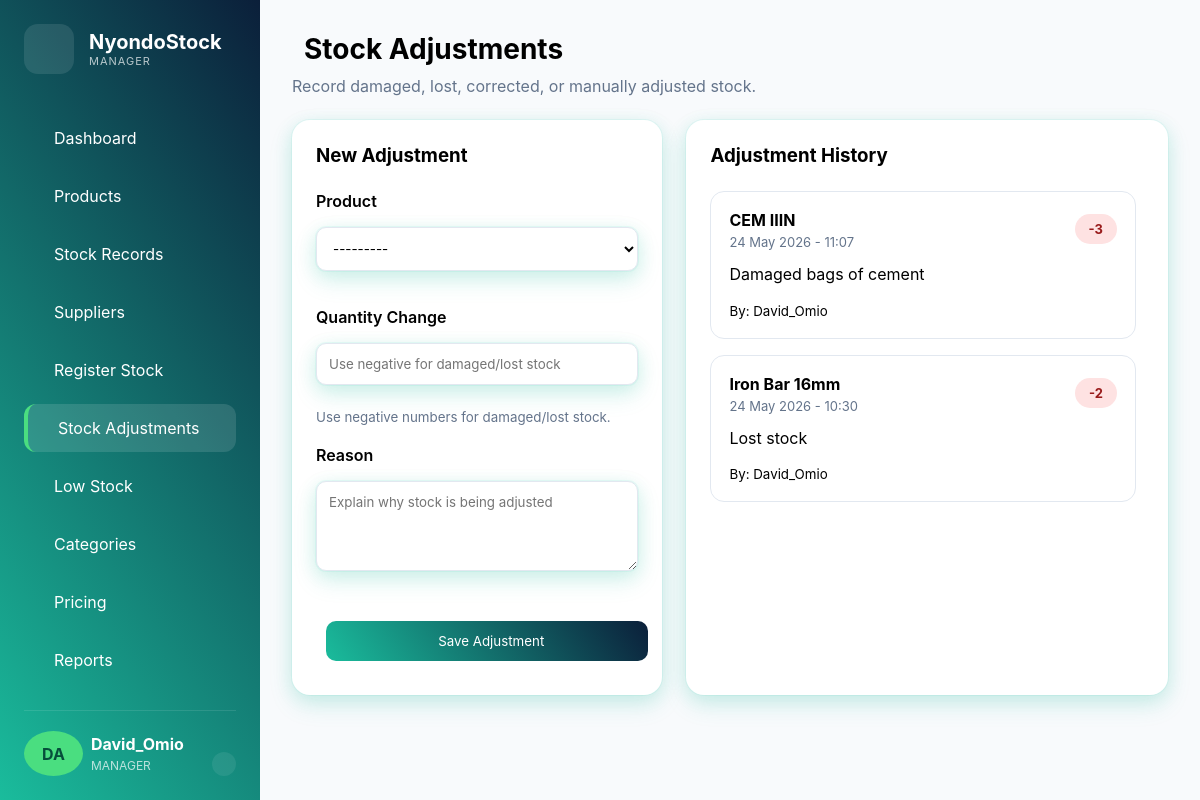
Page /stock_adjustments/ (signed in) on the committed database.
### inventory_app/models.py (models this page shows, shortened)
class StockAdjustment(models.Model):
    product = models.ForeignKey(Product, on_delete=models.CASCADE)
    quantity_changed = models.IntegerField()
    reason = models.TextField()
    adjusted_at = models.DateTimeField(auto_now_add=True)
    adjusted_by = models.ForeignKey(
        'auth.User',
        on_delete=models.SET_NULL,
        null=True
    )

class Product(models.Model):
    UNIT_CHOICES = [
        ('Bags', 'Bags'),
        ('Pieces', 'Pieces'),
        ('Kgs', 'Kgs'),
        ('Rolls', 'Rolls'),
        ('Tonnes', 'Tonnes'),
        ('Length', 'Length'),
        ('Sheets', 'Sheets'),
    ]
    category = models.ForeignKey(Category, on_delete=models.CASCADE)
    sku = models.CharField(max_length=50, unique=True, blank=True, null=True)
    product_name = models.CharField(max_length=100)
    unit = models.CharField(max_length=20, choices=UNIT_CHOICES)
    unit_cost = models.DecimalField(max_digits=10, decimal_places=2, default=0)
    normal_percentage = models.DecimalField(
    max_digits=5,
    decimal_places=2,
    default=25
)
    retail_percentage = models.DecimalField(
    max_digits=5,
    decimal_places=2,
    default=20
    )
    wholesale_percentage = models.DecimalField(
    max_digits=5,
    decimal_places=2,
    default=10
   )
    normal_price = models.DecimalField(max_digits=10, decimal_places=2, default=0)
    retail_price = models.DecimalField(max_digits=10, decimal_places=2, default=0)
    wholesale_price = models.DecimalField(max_digits=10, decimal_places=2, default=0)
    quantity = models.PositiveIntegerField(default=0)
    reorder_level = models.PositiveIntegerField(default=10)
    eligible_for_scheme = models.BooleanField(
    default=False)
    is_active = models.BooleanField(default=True)
    created_at = models.DateTimeField(auto_now_add=True)
    def __str__(self):
        return self.product_name

### inventory_app/views.py (the view)
# urls.py: path('stock_adjustments/', views.stock_adjustments, name='stock_adjustments'),
@login_required
@allowed_roles(['ADMIN', 'MANAGER'])
def stock_adjustments(request):
    adjustments = StockAdjustment.objects.select_related('product', 'adjusted_by').order_by(
        '-adjusted_at'
    )
    if request.method == 'POST':
        form = StockAdjustmentForm(request.POST)
        if form.is_valid():
            adjustment = form.save(commit=False)
            adjustment.adjusted_by = request.user
            adjustment.save()
            product = adjustment.product
            product.quantity += adjustment.quantity_changed
            if product.quantity < 0:
                product.quantity = 0
            product.save()
            return redirect('stock_adjustments')
    else:
        form = StockAdjustmentForm()
    context = {
        'form': form,
        'adjustments': adjustments
    }
    return render(
        request,
        'manager/stock_adjustments.html',
        context
    )

### inventory_app/forms.py
class StockAdjustmentForm(forms.ModelForm):
    class Meta:
        model = StockAdjustment
        fields = [
            'product',
            'quantity_changed',
            'reason',
        ]
        widgets = {
            'product': forms.Select(attrs={
                'class': 'form-control'
            }),
            'quantity_changed': forms.NumberInput(attrs={
                'class': 'form-control',
                'placeholder': 'Use negative for damaged/lost stock'
            }),
            'reason': forms.Textarea(attrs={
                'class': 'form-control',
                'rows': 4,
                'placeholder': 'Explain why stock is being adjusted'
            }),
        }

### templates/manager/stock_adjustments.html (shortened to what this page needs)
{% extends 'manager/base_manager.html' %}
{% block content %}
<div class="page-header">
    <div>
        <h1>
            Stock Adjustments
        </h1>
        <p>
            Record damaged, lost, corrected,
            or manually adjusted stock.
        </p>
    </div>
</div>
<div class="adjustment-grid">
    <div class="card">
        <div class="section-title">
            <h3>
                New Adjustment
            </h3>
        </div>
        <form method="POST">
            <div class="form-group">
                <label>Product</label>
                {{ form.product }}
            </div>
            <div class="form-group">
                <label>Quantity Change</label>
                {{ form.quantity_changed }}
                <small>
                    Use negative numbers for
                    damaged/lost stock.
                </small>
            </div>
            <div class="form-group">
                <label>Reason</label>
                {{ form.reason }}
            </div>
            <button class="btn btn-primary full-btn">
                Save Adjustment
            </button>
        </form>
    </div>
    <div class="card">
        <div class="section-title">
            <h3>
                Adjustment History
            </h3>
        </div>
        <div class="history-scroll">
            {% for adjustment in adjustments %}
            <div class="history-item">
                <div class="history-top">
                    <div>
                        <strong>
                            {{ adjustment.product.product_name }}
                        </strong>
                        <span>
                            {{ adjustment.adjusted_at|date:"d M Y - H:i" }}
                        </span>
                    </div>
                    {% if adjustment.quantity_changed < 0 %}
                    <span class="badge danger">
                        {{ adjustment.quantity_changed }}
                    </span>
                    {% else %}
                    <span class="badge success">
                        +{{ adjustment.quantity_changed }}
                    </span>
                    {% endif %}
                </div>
                <p>
                    {{ adjustment.reason }}
                </p>
                <small>
                    By:
                    {{ adjustment.adjusted_by }}
                </small>
            </div>
            {% endfor %}
        </div>
    </div>
</div>
{% endblock %}

### templates/manager/partials/sidebar.html (shortened to what this page needs)
<aside class="sidebar">
    <div class="logo-section">
        <div class="logo-icon">
        </div>
        <div>
            <h2>NyondoStock</h2>
            <p>
            <span>
                {% for group in request.user.groups.all %}
                {{ group.name }}
                {% endfor %}
            </span>
            </p>
        </div>
    </div>
    {% for group in request.user.groups.all %}
    {% if group.name == 'ADMIN' or group.name == 'MANAGER' %}
        <nav class="nav-menu">
        <a href="{% url 'manager_dashboard' %}"
        class="nav-item {% if request.resolver_match.url_name == 'manager_dashboard' %}active{% endif %}">
            Dashboard
        </a>
        <a href="{% url 'product_list' %}"class="nav-item {% if request.resolver_match.url_name == 'product_list' %}active{% endif %}">
            Products
        </a>
        <a href="{% url 'stock_history' %}"class="nav-item {% if request.resolver_match.url_name == 'stock_history' %}active{% endif %}">
            Stock Records
        </a>
        <a href="{% url 'supplier_list' %}"
        class="nav-item {% if request.resolver_match.url_name == 'supplier_list' %}active{% endif %}">
            Suppliers
        </a>
        <a href="{% url 'register_stock' %}"
        class="nav-item {% if request.resolver_match.url_name == 'register_stock' %}active{% endif %}">
            Register Stock
        </a>
        <a href="{% url 'stock_adjustments' %}"
        class="nav-item {% if request.resolver_match.url_name == 'stock_adjustments' %}active{% endif %}">
            Stock Adjustments
        </a>
        <a href="{% url 'low_stock' %}"
        class="nav-item {% if request.resolver_match.url_name == 'low_stock' %}active{% endif %}">
            Low Stock
        </a>
        <a href="{% url 'category_list' %}"class="nav-item {% if request.resolver_match.url_name == 'category_list' %}active{% endif %}">
            Categories
        </a>
        <a href="{% url 'pricing_list' %}" class="nav-item {% if request.resolver_match.url_name == 'pricing_list' %}active{% endif %}">
            Pricing
        </a>
        <a href="{% url 'reports_dashboard' %}" class="nav-item {% if request.resolver_match.url_name == 'reports_dashboard' %}active{% endif %}">
            Reports
        </a>
    </nav>
    {% endif %}
    {% endfor %}
    <div class="sidebar-footer">
        <div class="avatar">
            {{ request.user.username|slice:":2"|upper }}
        </div>
        <div class="user-details">
             <div style="display: inline-block;">
            <strong>
                {{ request.user.username }}
            </strong>
            <span>
                {% for group in request.user.groups.all %}
                {{ group.name }}
                {% endfor %}
            </span>
            </div>
            <a href="{% url 'logout' %}" class="logout-btn">
            </a>
        </div>
    </div>
</aside>

### templates/manager/base_manager.html (style rules this page uses)
:root { --sidebar-gradient: linear-gradient(235deg, #0b1f3a, #1abc9c); --body-bg: #f8fafc; --card-bg: #ffffff; --text-dark: #1e293b; --text-muted: #64748b; --border-color: #e2e8f0; --shadow: 0 10px 25px rgba(20, 184, 166, 0.14), 0 4px 18px rgba(16, 185, 129, 0.12), 0 0 0 1px rgba(45, 212, 191, 0.08); --radius: 18px; }
* { margin: 0; padding: 0; box-sizing: border-box; font-family: "Inter", sans-serif; }
body { background: var(--body-bg); overflow-x: hidden; }
.sidebar { width: 260px; background: var(--sidebar-gradient); color: white; padding: 24px; display: flex; flex-direction: column; height: 100vh; position: sticky; left: 0; top: 0; overflow-y: auto; flex-shrink: 0; }
.nav-item.active { background: rgba(255, 255, 255, 0.12); color: white; border-left: 4px solid #4ade80; }
.logo-section { display: flex; align-items: center; gap: 15px; margin-bottom: 40px; }
.logo-icon { width: 50px; height: 50px; border-radius: 14px; background: rgba(255, 255, 255, 0.1); display: flex; align-items: center; justify-content: center; font-size: 24px; }
.logo-section h2 { font-size: 20px; }
.logo-section p { font-size: 11px; opacity: 0.7; letter-spacing: 1px; }
.nav-menu { flex-grow: 1; }
.nav-item { display: flex; align-items: center; gap: 14px; text-decoration: none; color: white; padding: 14px 16px; border-radius: 12px; margin-bottom: 10px; transition: 0.3s; }
.sidebar-footer { display: flex; align-items: center; gap: 8px; padding-top: 20px; border-top: 1px solid #ffffff1a; }
.avatar { width: 75px; height: 45px; border-radius: 50%; background: #4ade80; color: #064e3b; display: flex; align-items: center; justify-content: center; font-weight: bold; }
.user-details { display: flex; justify-content: space-between; align-items: center; gap: 4px; flex-direction: row; }
.user-details span { font-size: 12px; opacity: 0.7; }
.logout-btn { display: flex; align-items: center; gap: 8px; padding: 12px 12px; border-radius: 12px; text-decoration: none; color: white; margin-top: 20px; background: rgba(255, 255, 255, 0.08); transition: 0.3s; }
.card { background: var(--card-bg); border-radius: var(--radius); padding: 24px; box-shadow: var(--shadow); transition: 0.3s ease; box-shadow: 0 10px 30px rgba(16, 185, 129, 0.08), 0 4px 12px rgba(13, 77, 77, 0.06); }
.card, .stat-card, table, .form-control, input, select, textarea { box-shadow: var(--shadow); }
.btn { border: none; padding: 12px 18px; margin: 10px; border-radius: 10px; cursor: pointer; text-decoration: none; display: inline-flex; justify-content: center; align-items: center; gap: 8px; }
.btn-primary { background: linear-gradient(235deg, #0b1f3a, #1abc9c); color: white; }
.form-control { width: 100%; padding: 12px; border-radius: 10px; border: 1px solid var(--border-color); margin-top: 6px; margin-bottom: 16px; }
input, select, textarea { width: 100%; padding: 14px 16px; border: 1px solid #e2e8f0; border-radius: 12px; background: #fff; transition: 0.3s; }

### templates/manager/stock_adjustments.html (style rules this page uses)
.page-header { margin-bottom:24px; }
.page-header h1 { display:flex; align-items:center; gap:12px; font-size:28px; margin-bottom:10px; }
.page-header p { color:#64748b; }
.adjustment-grid { display:grid; grid-template-columns:1fr 1.3fr; gap:24px; }
.section-title { margin-bottom:24px; }
.form-group { margin-bottom:20px; }
.form-group label { display:block; margin-bottom:10px; font-weight:600; }
.form-group small { display:block; margin-top:8px; color:#64748b; }
.full-btn { width:100%; }
.history-scroll { max-height:700px; overflow-y:auto; padding-right:8px; }
.history-item { border:1px solid #e2e8f0; border-radius:14px; padding:18px; margin-bottom:16px; }
.history-top { display:flex; justify-content:space-between; align-items:flex-start; margin-bottom:12px; }
.history-top span { display:block; color:#64748b; font-size:13px; margin-top:4px; }
.badge { padding:7px 14px; border-radius:30px; font-size:12px; font-weight:700; }
.badge.danger { background:#fee2e2; color:#991b1b; }
.history-item p { margin-bottom:12px; line-height:1.6; }

### rows in the picture
StockAdjustment: product.product_name "CEM IIIN", adjusted_at "24 May 2026 - 11:07", quantity_changed "-3", reason "Damaged bags of cement", adjusted_by "David_Omio"
StockAdjustment: product.product_name "Iron Bar 16mm", adjusted_at "24 May 2026 - 10:30", quantity_changed "-2", reason "Lost stock", adjusted_by "David_Omio"

### other values in the picture
{{ group.name }} "MANAGER"
{{ request.user.username|slice:":2"|upper }} "DA"
{{ request.user.username }} "David_Omio"
